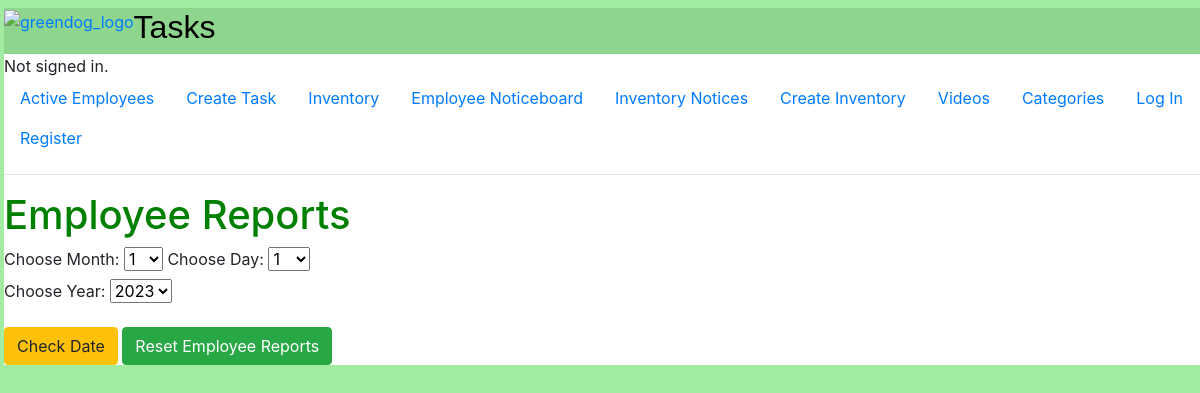
The app's page /todayEmployeeComments, older data.
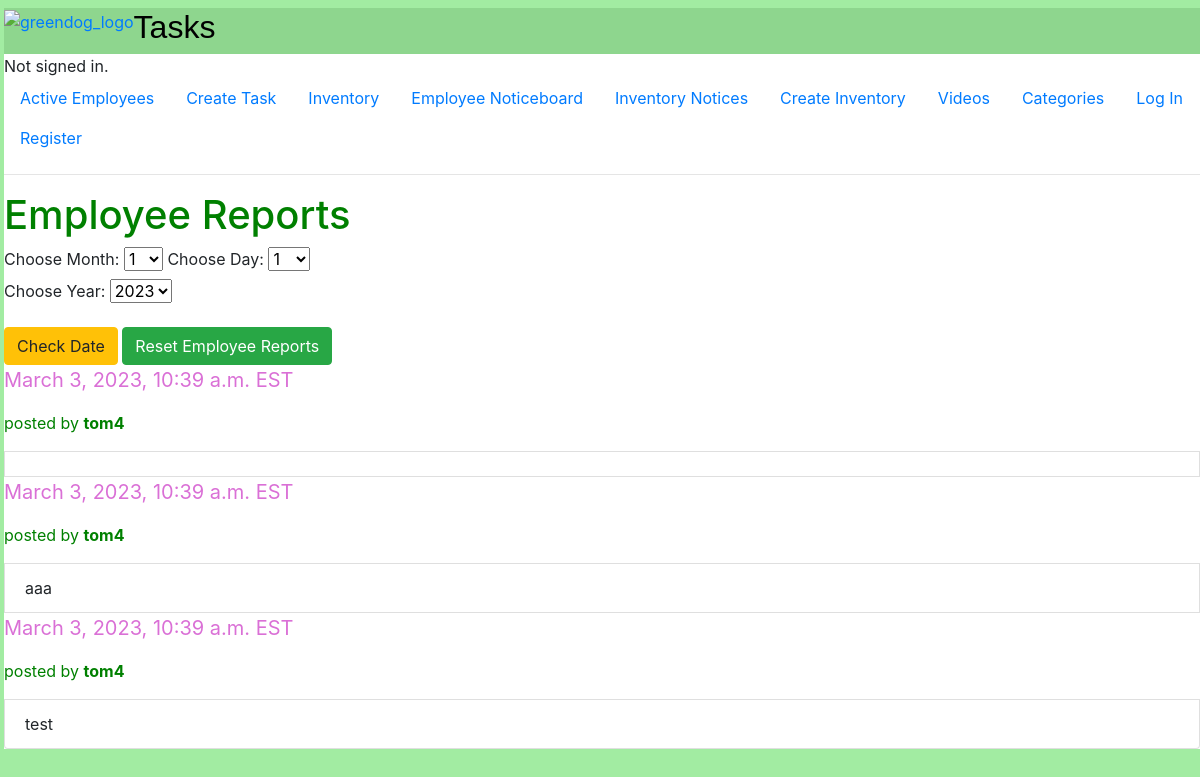
The same page, newer data.
### auctions/models.py (models this page shows, shortened)
class employeeComment(models.Model):
    author = models.ForeignKey(
        User, on_delete=models.CASCADE,  blank=True, null=True, related_name="commentUser")
    employee = models.ForeignKey(
        Employee, on_delete=models.CASCADE,  blank=True, null=True, related_name="commentEmployee")
    message = models.CharField(max_length=1000)
    datetime = models.DateTimeField(
        max_length=100, default=datetime.now().strftime("%Y-%m-%d %H:%M:%S"))

class User(AbstractUser):
    pass

### auctions/views.py (the view)
# urls.py: path("todayEmployeeComments", views.todayEmployeeComments, name="todayEmployeeComments"),
def todayEmployeeComments(request):
    today = datetime.datetime.now()
    month = today.month
    day = today.day
    year = today.year
    comments = employeeComment.objects
    comments = employeeComment.objects.filter(datetime__month=month, datetime__day=day, datetime__year=year).order_by('datetime')
    return render(request, "auctions/todayEmployeeComments.html", {
        "comments":comments,
        "rangeDays": range(1,32),
        "rangeHours": range(1,13),
        "rangeMinutes": range(0,31,30),
        "rangeMonths": range(1,12),
        "rangeYears": range(year, year - 6, -1)
    })

### auctions/templates/auctions/todayEmployeeComments.html (shortened to what this page needs)
{% extends "auctions/layout.html" %}
    {% block body %}
<div>
    <h1 style="color:Green">Employee Reports</h1>
    <form action="{% url 'sortedInventory' %}" method = "POST">
            <div class="form-group">
      <label for="month">Choose Month:</label>
      <select name="month" id="month">
            {% for i in rangeMonths %}
                <option value="{{i}}">{{i}}</option>
            {% endfor %}
      </select>
      <label for="startDay">Choose Day:</label>
      <select name="day" id="day">
            {% for i in rangeDays %}
                <option value="{{i}}">{{i}}</option>
            {% endfor %}
      </select>
    <div class="form-group">
      <label for="startYear">Choose Year:</label>
      <select name="year" id="year">
            {% for i in rangeYears %}
                <option value="{{i}}">{{i}}</option>
            {% endfor %}
    </select>
  </div>
            <button type="submit" class="btn btn-warning">Check Date</button>
            <button type="submit" class="btn btn-success"><a href="employeeComments" style="color:white">Reset Employee Reports</a></button>
        </form>
    {% for comment in comments %}
    <p style="color:orchid; font-size:20px">{{comment.datetime}} EST </p>
    <p style="color:green">posted by <strong>{{comment.author}}</strong></p>
    <li class="list-group-item"> {{comment.message}}
    </li>
    {% endfor %}
</div>
{% endblock %}

Row changes from the older to the newer data that the page shows:
added employeeComment: datetime "March 3, 2023, 10:39 a.m.", author "tom4"
added employeeComment: datetime "March 3, 2023, 10:39 a.m.", author "tom4", message "aaa"
added employeeComment: datetime "March 3, 2023, 10:39 a.m.", author "tom4", message "test"
